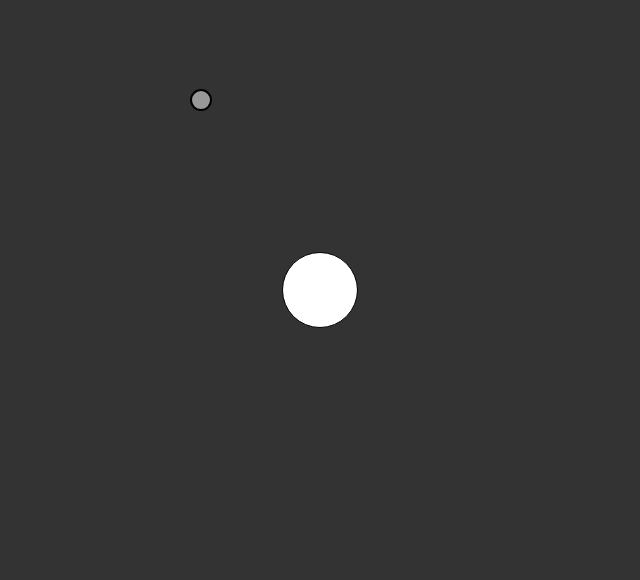
Frame 1 (no input)
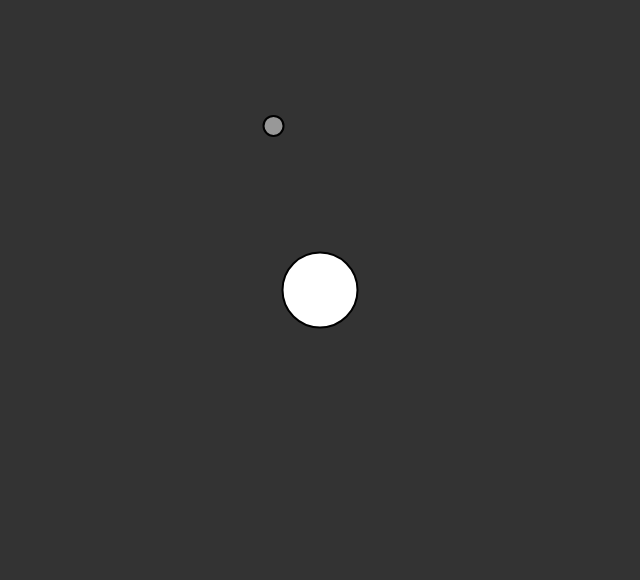
Frame 60 (no input)
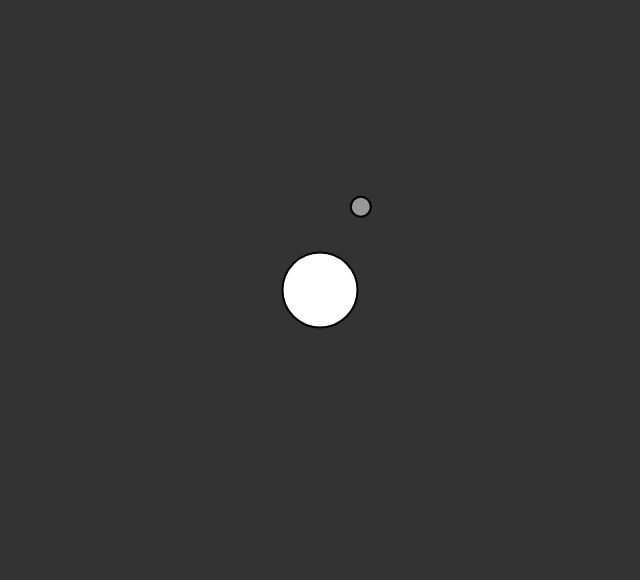
Frame 120 (the mouse pressed at the canvas centre since frame 60)

The p5.js sketch that drew these frames (run headless with seeded random() and noise() and a simulated clock; from frame 60 on, the mouse is pressed at the canvas centre):

// p5.js sketch
// ── sketch.js
var attractor;
var particle;

function setup() 
{
	createCanvas(640, 580);
	attractor = new Attractor();
	particle  = new Particle (1, 200, 100);
}

function draw() 
{
	background(51);
	attractor.display();
	
	var force = attractor.calculateAttraction(particle);
	particle.applyForce(force);
	
	
	particle.update();
	particle.display();
}
// ── Attractor.js
function Attractor()
{
	this.pos = createVector(width/2, height/2);
	this.mass = 2;
	this.G 	 = 5;
	this.display = function()
	{
		fill(255);
		stroke(0);
		ellipse(this.pos.x, this.pos.y, 75, 75);
	}
	
	this.calculateAttraction = function(p) 
	{
	    // Calculate direction of force
	    var force = p5.Vector.sub(this.pos, p.pos);
	    // Distance between objects
	    var distance = force.mag();
	    // Artificial constraint
	    distance = constrain(distance, 5, 25);
	    // Normalize vector (distance doesn't matter here, we just want this vector for direction)
	    force.normalize();
	    // Calculate gravitional force magnitude
	    var strength = (this.G * this.mass * p.mass) / (distance * distance);
	    // Get force vector --> magnitude * direction
	    force.mult(strength);
	    return force;
  }
}
// ── Particle.js
function Particle(mass, Xpos, Ypos)
{
	this.pos = createVector(Xpos, Ypos);
	this.vel = createVector(1, 0);
	this.acc = createVector(0, 0);
	this.mass = mass;

	this.update = function() 
	{
	    this.vel.add(this.acc);
	    this.pos.add(this.vel);
	    this.acc.mult(0);
  	};

  	this.display = function() 
  	{
		stroke(0);
		strokeWeight(2);
		fill(255, 127);
		ellipse(this.pos.x, this.pos.y, this.mass*20, this.mass*20);
  	};
  	
	this.applyForce = function(force) 
	{
	    var f = force.copy();
	    f.div(this.mass);
	    this.acc.add(f);
  };
}
